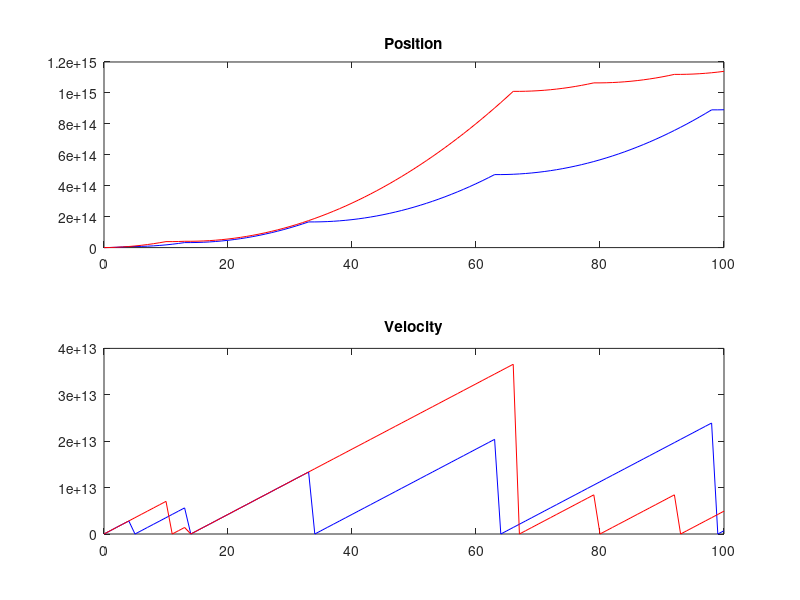

Here is the MATLAB script that generated this plot:
%initializing important stuff
q = 1.602e-19;
m_e = 9.11e-31;
nParticles = 2;
X = zeros(1,nParticles);
VX = zeros(1,nParticles);
t = 0;
dt = 1;
nSteps = 100;
E = 4;
sumVX = 0;
previousX = zeros(1,nParticles);
previousVX = zeros(1,nParticles);


%update electron's position and velocity while force is present
for t = 1:nSteps
    r = rand(1, nParticles);
    previousX(1) = X(1);
    previousVX(1) = VX(1);
    if (r(1) < 0.05)
        VX(1) = 0;
    else
        VX(1) = VX(1) + q*E*dt / m_e;
    end
    X(1) = X(1) + VX(1) * dt;
    sumVX = sumVX + VX(1);
    
    
    previousX(2) = X(2);
    previousVX(2) = VX(2);
    if (r(2) < 0.05)
        VX(2) = 0;
    else
        VX(2) = VX(2) + q*E*dt / m_e;
    end
    X(2) = X(2) + VX(2) * dt;
    sumVX = sumVX + VX(2);
    
    %plotting stuff
    
    subplot(2,1,1);
    plot([t-1 t], [previousX(1) X(1)], 'b')
    title('Position')
    pause(0.1)
    hold on
    plot([t-1 t], [previousX(2) X(2)], 'r')
    
    subplot(2,1,2);
    plot([t-1 t],[previousVX(1) VX(1)], 'b')
    title('Velocity')
    pause(0.1)
    hold on
    plot([t-1 t],[previousVX(2) VX(2)], 'r')
end

%calculate drift velocity
VD = sumVX /(nSteps*nParticles)


